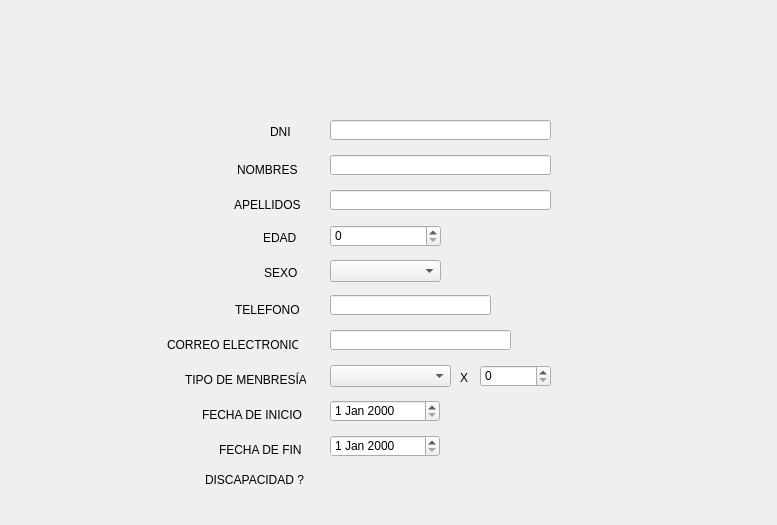
<?xml version="1.0" encoding="UTF-8"?>
<ui version="4.0">
 <class>registrarCliente</class>
 <widget class="QWidget" name="registrarCliente">
  <property name="geometry">
   <rect>
    <x>0</x>
    <y>0</y>
    <width>777</width>
    <height>525</height>
   </rect>
  </property>
  <property name="windowTitle">
   <string>Registrar Cliente</string>
  </property>
  <widget class="QLabel" name="label">
   <property name="geometry">
    <rect>
     <x>270</x>
     <y>125</y>
     <width>47</width>
     <height>13</height>
    </rect>
   </property>
   <property name="text">
    <string>DNI</string>
   </property>
  </widget>
  <widget class="QLabel" name="label_2">
   <property name="geometry">
    <rect>
     <x>237</x>
     <y>160</y>
     <width>71</width>
     <height>20</height>
    </rect>
   </property>
   <property name="text">
    <string>NOMBRES</string>
   </property>
  </widget>
  <widget class="QLabel" name="label_3">
   <property name="geometry">
    <rect>
     <x>250</x>
     <y>190</y>
     <width>47</width>
     <height>13</height>
    </rect>
   </property>
   <property name="text">
    <string/>
   </property>
  </widget>
  <widget class="QLabel" name="label_4">
   <property name="geometry">
    <rect>
     <x>234</x>
     <y>195</y>
     <width>81</width>
     <height>20</height>
    </rect>
   </property>
   <property name="text">
    <string>APELLIDOS</string>
   </property>
  </widget>
  <widget class="QLabel" name="label_5">
   <property name="geometry">
    <rect>
     <x>263</x>
     <y>230</y>
     <width>41</width>
     <height>16</height>
    </rect>
   </property>
   <property name="text">
    <string>EDAD</string>
   </property>
  </widget>
  <widget class="QLabel" name="label_6">
   <property name="geometry">
    <rect>
     <x>264</x>
     <y>265</y>
     <width>41</width>
     <height>16</height>
    </rect>
   </property>
   <property name="text">
    <string>SEXO</string>
   </property>
  </widget>
  <widget class="QLabel" name="label_7">
   <property name="geometry">
    <rect>
     <x>235</x>
     <y>300</y>
     <width>71</width>
     <height>20</height>
    </rect>
   </property>
   <property name="text">
    <string>TELEFONO</string>
   </property>
  </widget>
  <widget class="QLabel" name="label_8">
   <property name="geometry">
    <rect>
     <x>167</x>
     <y>335</y>
     <width>131</width>
     <height>20</height>
    </rect>
   </property>
   <property name="text">
    <string>CORREO ELECTRONICO</string>
   </property>
  </widget>
  <widget class="QLabel" name="label_9">
   <property name="geometry">
    <rect>
     <x>185</x>
     <y>370</y>
     <width>121</width>
     <height>20</height>
    </rect>
   </property>
   <property name="text">
    <string>TIPO DE MENBRESÍA</string>
   </property>
  </widget>
  <widget class="QLabel" name="label_10">
   <property name="geometry">
    <rect>
     <x>202</x>
     <y>405</y>
     <width>111</width>
     <height>20</height>
    </rect>
   </property>
   <property name="text">
    <string>FECHA DE INICIO</string>
   </property>
  </widget>
  <widget class="QLabel" name="label_11">
   <property name="geometry">
    <rect>
     <x>219</x>
     <y>440</y>
     <width>141</width>
     <height>20</height>
    </rect>
   </property>
   <property name="text">
    <string>FECHA DE FIN</string>
   </property>
  </widget>
  <widget class="QLabel" name="label_12">
   <property name="geometry">
    <rect>
     <x>205</x>
     <y>470</y>
     <width>141</width>
     <height>20</height>
    </rect>
   </property>
   <property name="text">
    <string>DISCAPACIDAD ?</string>
   </property>
  </widget>
  <widget class="QLineEdit" name="lineEdit">
   <property name="geometry">
    <rect>
     <x>330</x>
     <y>120</y>
     <width>221</width>
     <height>20</height>
    </rect>
   </property>
  </widget>
  <widget class="QLineEdit" name="lineEdit_2">
   <property name="geometry">
    <rect>
     <x>330</x>
     <y>155</y>
     <width>221</width>
     <height>20</height>
    </rect>
   </property>
  </widget>
  <widget class="QLineEdit" name="lineEdit_3">
   <property name="geometry">
    <rect>
     <x>330</x>
     <y>190</y>
     <width>221</width>
     <height>20</height>
    </rect>
   </property>
  </widget>
  <widget class="QSpinBox" name="spinBox">
   <property name="geometry">
    <rect>
     <x>330</x>
     <y>225</y>
     <width>111</width>
     <height>22</height>
    </rect>
   </property>
  </widget>
  <widget class="QComboBox" name="comboBox">
   <property name="geometry">
    <rect>
     <x>330</x>
     <y>260</y>
     <width>111</width>
     <height>22</height>
    </rect>
   </property>
  </widget>
  <widget class="QLineEdit" name="lineEdit_4">
   <property name="geometry">
    <rect>
     <x>330</x>
     <y>295</y>
     <width>161</width>
     <height>20</height>
    </rect>
   </property>
  </widget>
  <widget class="QLineEdit" name="lineEdit_5">
   <property name="geometry">
    <rect>
     <x>330</x>
     <y>330</y>
     <width>181</width>
     <height>20</height>
    </rect>
   </property>
  </widget>
  <widget class="QComboBox" name="comboBox_2">
   <property name="geometry">
    <rect>
     <x>330</x>
     <y>365</y>
     <width>121</width>
     <height>22</height>
    </rect>
   </property>
  </widget>
  <widget class="QDateEdit" name="dateEdit">
   <property name="geometry">
    <rect>
     <x>330</x>
     <y>400</y>
     <width>110</width>
     <height>22</height>
    </rect>
   </property>
  </widget>
  <widget class="QDateEdit" name="dateEdit_2">
   <property name="geometry">
    <rect>
     <x>330</x>
     <y>435</y>
     <width>110</width>
     <height>22</height>
    </rect>
   </property>
  </widget>
  <widget class="QLabel" name="label_13">
   <property name="geometry">
    <rect>
     <x>460</x>
     <y>370</y>
     <width>51</width>
     <height>16</height>
    </rect>
   </property>
   <property name="text">
    <string>X</string>
   </property>
  </widget>
  <widget class="QSpinBox" name="spinBox_2">
   <property name="geometry">
    <rect>
     <x>480</x>
     <y>365</y>
     <width>71</width>
     <height>22</height>
    </rect>
   </property>
  </widget>
  <widget class="QLabel" name="label_14">
   <property name="geometry">
    <rect>
     <x>480</x>
     <y>370</y>
     <width>47</width>
     <height>13</height>
    </rect>
   </property>
   <property name="text">
    <string/>
   </property>
  </widget>
 </widget>
 <resources/>
 <connections/>
</ui>
